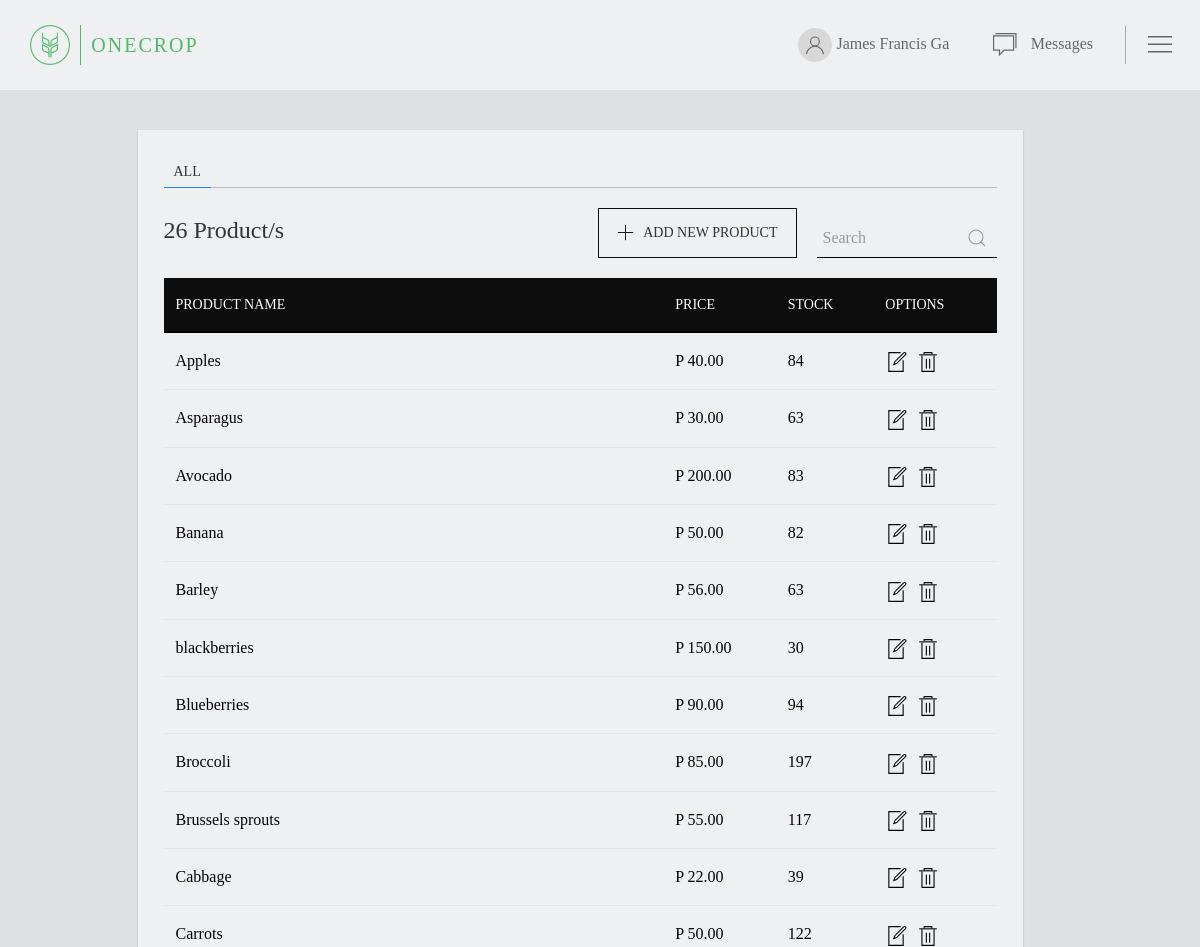
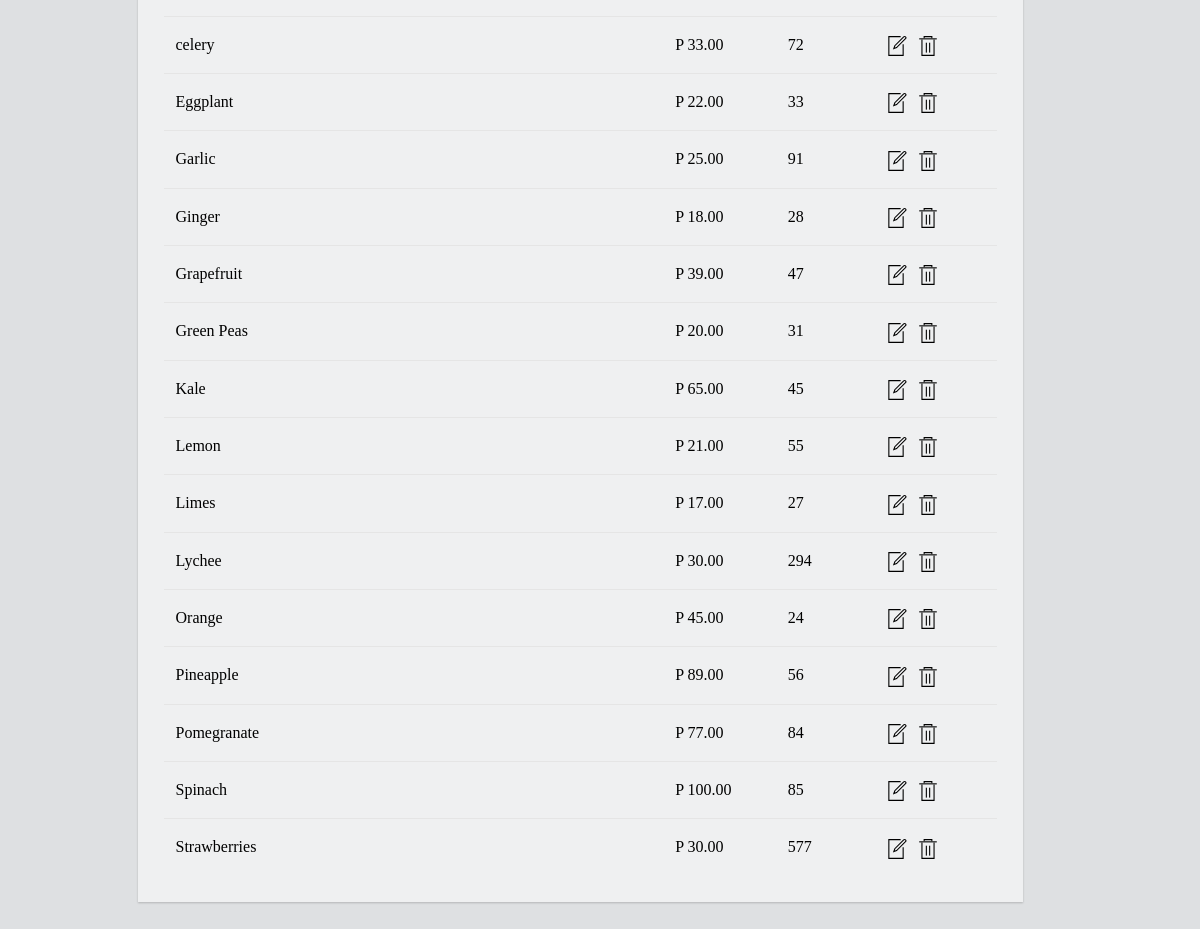
Page /seller/product.php (signed in) on the committed database (2 pictures, top to bottom).
### tables this page shows
CREATE TABLE `seller` (
  `seller_id` int(11) NOT NULL,
  `first_name` varchar(255) NOT NULL,
  `last_name` varchar(255) NOT NULL,
  `email` varchar(255) NOT NULL,
  `cellphone` varchar(20) NOT NULL,
  `address` text NOT NULL,
  `password` varchar(255) NOT NULL,
  `vcode` varchar(255) NOT NULL,
  `verified` varchar(20) NOT NULL
);

CREATE TABLE `products` (
  `product_id` int(11) NOT NULL,
  `seller_id` int(11) NOT NULL,
  `product_name` varchar(255) NOT NULL,
  `product_description` text NOT NULL,
  `stock` int(11) NOT NULL,
  `category` varchar(255) NOT NULL,
  `price` int(11) NOT NULL,
  `cover_photo` varchar(255) NOT NULL,
  `image1` varchar(255) NOT NULL,
  `image2` varchar(255) NOT NULL,
  `image3` varchar(255) NOT NULL,
  `image4` varchar(255) NOT NULL,
  `image5` varchar(255) NOT NULL
);

### include/functions.php (called while the page is built, shortened)
<?php
	include 'conn.php';
	function selectData($tbl_name, $col_name, $identifier, $identifier_data){
		global $conn;
		$result = $conn->query("SELECT `$col_name` FROM `$tbl_name` WHERE `$identifier`='$identifier_data' ");
		$row = $result -> fetch_assoc();
		return $row[$col_name];
	}
?>

### seller/product.php (the view, shortened to what this page needs)
<?php
	include '../include/conn.php';
	include '../include/functions.php';
	if(isset($_SESSION['user_email'])){
        $email = $_SESSION['user_email'];
        if($_SESSION['user_type'] == "Farmer"){
            $user_id = selectData("seller", "seller_id", "email", $email);
			$firstname = selectData("seller", "first_name", "email", $email);
			$lastname = selectData("seller", "last_name", "email", $email);
        }
    }
?>
<!DOCTYPE html>
<html lang="en">
<head>
	<link rel="stylesheet" href="style/uikit.min.css" />
	   <link rel="stylesheet" type="text/css" href="style/style.css">
<body>
</body>
	<nav class="fixed-navbar scrolled" id="scrolled"  uk-navbar>
		<div class="uk-navbar-left">
			<a href="../seller">
				<div class="container">
					<img src="style/images/logo-circle.png" class="logo" alt="logo">
					<div class="name"> ONE<span>CROP</span></div>
				</div>
			</a>
		</div>
		<div class="uk-navbar-right uk-margin-right">
			<div class="uk-inline uk-margin-right">
				<div class="info-box account-info-box" type="button">
				<span uk-icon="icon: user;"  class="icon account-icon"></span>
				<span class="account-name"> <?php echo ucfirst($firstname) ." ". ucfirst($lastname);?></span>
				</div>
			</div>
			<div class="uk-inline">
				<div class="info-box">
					<span uk-icon="icon: comments; ratio: 1.176;" class="icon message-icon"></span>
					<span class="account-name"> Messages</span>
				</div>
			</div>
			<div class="menu">
				<span uk-toggle="target: #offcanvas-nav" uk-icon="icon: menu; ratio: 1.5" class="menu-icon"></span>
			</div>
		</div>
	</nav>
<div class="product-panel">
	<div class="uk-flex-center" uk-grid>
		<div class="uk-width-3-4@m  card" >
			<ul uk-tab uk-switcher="animation: uk-animation-fade; connect: .switcher-container; ">
				<li><a href="#">All</a></li>
			</ul>
			<ul class="uk-switcher uk-margin switcher-container">
				<li class="uk-animation-fade">
					<div class="product-list-panel">
						<div class="product-info uk-flex">
							<div class="uk-h3 font-bold uk-margin-remove-bottom product-header">
								<?php
								if(isset($_GET['search'])){
									$query =  "SELECT * FROM products WHERE product_name LIKE '%". $_GET['search'] ."%'";
									$result = $conn->query($query);
									if(mysqli_num_rows($result) <= 0){
										$row = $result->num_rows;
										echo $row;
										echo " Results Found</div>";
									}
									else{
										if(mysqli_num_rows($result) < 2){
											$row = $result->num_rows;
											echo $row;
											echo " Result Found</div>";
										}
										else{
											$row = $result->num_rows;
											echo $row;
											echo " Results Found</div>";
										}
									}
								}
								else{
									$result = $conn->query("SELECT * FROM products WHERE seller_id='$user_id'");
									$row = $result->num_rows;
									echo $row;
									echo " Product/s</div>";
								}
								?>
							<div class="uk-margin-auto-left uk-flex uk-flex-middle">
								<a class="uk-button uk-button-default add-button" href="new-product.php">
									<svg width="18" height="18" viewBox="0 0 20 20" xmlns="http://www.w3.org/2000/svg" data-svg="plus"><rect x="9" y="1" width="1" height="17"></rect><rect x="1" y="9" width="17" height="1"></rect></svg>
									Add New Product
								</a>
								<form class="uk-search uk-search-default" method="get">
									<span href="" class="uk-search-icon-flip" uk-search-icon></span>
										<input class="uk-search-input" type="search" name="search" placeholder="Search">
								</form>
							</div>
						</div>
					</div>
					<table class="uk-table uk-table-divider info-table">
						<thead>
							<tr>
								<th>Product Name</th>
								<th>Price</th>
								<th>Stock</th>
								<th>Options</th>
							</tr>
						</thead>
						<tbody>
							<?php
								if(isset($_GET['search'])){
									$query =  "SELECT * FROM products WHERE product_name LIKE '%". $_GET['search'] ."%'";
									$result = $conn->query($query);
									if(mysqli_num_rows($result) <= 0){
										echo "<tr>";
										echo "<td colspan=\"4\">";
										echo "<div style=\"font-size: 1.7em; margin-top: 30px; display: flex; justify-content:center; width:100%;\">No Results Found :< </div>";
										echo "</tr>";
										echo "</td>";
									}
									while($row = $result->fetch_array()){
										echo "<tr>";
										echo "<td>" . $row['product_name'] . "</td>";
										echo "<td>P " . $row['price'] . ".00 </td>";
										echo "<td>" . ucfirst($row['stock']) . "</td>";
										echo "<td>";
										echo "<a href=\"edit.php?product_id=".$row['product_id']."\"class=\"uk-margin-small-right\" uk-icon=\"icon: file-edit; ratio: 1.1;\"></a>";
										echo "<a href=\"delete.php?product_id=".$row['product_id']."\"class=\"uk-margin-small-right\" uk-icon=\"icon: trash; ratio: 1.1;\"></a>";
										echo "</td>";
										echo "</tr>";
									}
								}
								else{
									$result = $conn->query("SELECT * FROM products WHERE seller_id='$user_id' ORDER BY product_name");
									while($row = $result->fetch_array()){
										echo "<tr>";
										echo "<td>" . $row['product_name'] . "</td>";
										echo "<td>P " . $row['price'] . ".00 </td>";
										echo "<td>" . ucfirst($row['stock']) . "</td>";
										echo "<td>";
										echo "<a href=\"edit.php?product_id=".$row['product_id']."\"class=\"uk-margin-small-right\" uk-icon=\"icon: file-edit; ratio: 1.1;\"></a>";
										echo "<a href=\"delete.php?product_id=".$row['product_id']."\"class=\"uk-margin-small-right\" uk-icon=\"icon: trash; ratio: 1.1;\"></a>";
										echo "</td>";
										echo "</tr>";
									}
								}
							?>
						</tbody>
					</table>
				</li>
			</ul>
		</div>
	</div>
</div>
</html>

### seller/style/style.css (style rules this page uses)
svg { transition: none !important; }
* { font-family: gotham; transition: 0.4s; box-sizing: border-box; }
body, html { padding: 0; margin: 0; background: #dee0e2; }
a { text-decoration: none; }
.font-bold { font-family: gotham-bold !important; }
.container { margin:10px; display: flex; padding: 15px; }
nav { background: rgb(239, 240, 241); }
.logo { width: 40px; margin: auto 5px; }
.name { color: #52b86a; font-size: 20px; letter-spacing: 2px; font-family: gotham-bold; margin: auto 5px; }
.name span { font-family: gotham; }
.fixed-navbar { position: fixed; right: 0; left: 0; top: 0; z-index: 1030; }
.icon { margin: 16px; }
.info-box { border-radius: 50px; padding: 8px 12px; }
.account-info-box { min-width: 150px; }
.account-icon { background: #d8d8d8; padding: 7px; border-radius: 50%; margin: 0; }
.message-icon { margin: 3.5px 10px 3.5px 0px; }
.menu { position: relative; margin-left: 20px; }
.menu-icon { margin: 0px 5px 0px 20px; cursor: pointer; }
.menu-icon::before { content: " "; position: absolute; top: 50%; left: 0px; width: 0.5px; height: 38px; transform: translate(0px, -50%); background-color: rgba(0,0,0,0.3); }
.product-panel { margin: 100px 0px 50px 0px; padding: 30px; }
.card { padding: 26px; box-shadow: 0 1px 2px 0 rgba(0,0,0,.2); background: #EFF0F1; }
.info-table { margin-top: 20px; }
.uk-tab::before { border-bottom: #bbb solid 1px; }
.uk-tab>.uk-active>a { border-width: 1.6px; }
.uk-table th { vertical-align: middle; }
thead tr th { color: white!important; font-family: gotham-bold; }
thead { border-bottom: solid 2px black; background: #0D0D0D !important; }
th:nth-child(1), td:nth-child(1) { width: 60%; }
td { word-break: break-all; vertical-align: middle !important; color: black; }
.product-header { margin-top: 6px; margin-bottom: 5px; }
.add-button { font-family: gotham-bold; padding: 5px 18px; border: #0D0D0D 1px solid; transition: 0.4s linear; }
.add-button>svg { margin-right: 5px; margin-bottom: 2px; transition: 0.4s ease-in; }
form input { width:100%; border: 1px solid #bebebe; background: transparent; text-align: left; padding: 16px 10px; }
form.uk-search { margin: auto 0px 0px 20px !important; }
form.uk-search input { border: none !important; border-bottom: 1px solid black !important; color: black !important; }

### rows in the picture
seller: first_name "James Francis", last_name "Ga"
products: product_name "Apples", price "40", stock "84"
products: product_name "Asparagus", price "30", stock "63"
products: product_name "Avocado", price "200", stock "83"
products: product_name "Banana", price "50", stock "82"
products: product_name "Barley", price "56", stock "63"
products: product_name "blackberries", price "150", stock "30"
products: product_name "Blueberries", price "90", stock "94"
products: product_name "Broccoli", price "85", stock "197"
products: product_name "Brussels sprouts", price "55", stock "117"
products: product_name "Cabbage", price "22", stock "39"
products: product_name "Carrots", price "50", stock "122"
products: product_name "celery", price "33", stock "72"
products: product_name "Eggplant", price "22", stock "33"
products: product_name "Garlic", price "25", stock "91"
products: product_name "Ginger", price "18", stock "28"
products: product_name "Grapefruit", price "39", stock "47"
products: product_name "Green Peas", price "20", stock "31"
products: product_name "Kale", price "65", stock "45"
products: product_name "Lemon", price "21", stock "55"
products: product_name "Limes", price "17", stock "27"
products: product_name "Lychee", price "30", stock "294"
products: product_name "Orange", price "45", stock "24"
products: product_name "Pineapple", price "89", stock "56"
products: product_name "Pomegranate", price "77", stock "84"
products: product_name "Spinach", price "100", stock "85"
products: product_name "Strawberries", price "30", stock "577"

### other values in the picture
$row "26"
